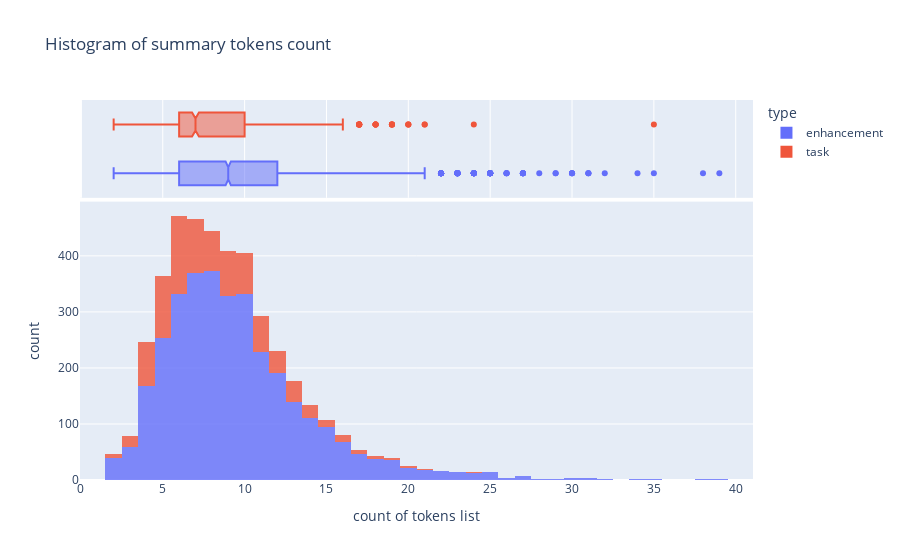

The notebook cell saved with this chart:
### Code cell
fig = px.histogram(df, x="tokens_list_length", color="type",
                    marginal="box",
                   title='Histogram of summary tokens count',
                   labels={'tokens_list_length':'count of tokens list'}, # can specify one label per df column
                   opacity=0.8,)
fig.show()

### Figure 1 — Plotly figure (JSON) as saved in the notebook; plotly's stock layout.template omitted (floating-point values rounded to 4 significant figures; data arrays with more than 128 entries replaced by an {"elided": "..."} marker saying what was removed)
{"data": [{"alignmentgroup": "True", "bingroup": "x", "hovertemplate": "type=enhancement<br>count of tokens list=%{x}<br>count=%{y}<extra></extra>", "legendgroup": "enhancement", "marker": {"color": "#636efa", "opacity": 0.8, "pattern": {"shape": ""}}, "name": "enhancement", "offsetgroup": "enhancement", "orientation": "v", "showlegend": true, "type": "histogram", "x": {"elided": "3327 int values"}, "xaxis": "x", "yaxis": "y"}, {"alignmentgroup": "True", "hovertemplate": "type=enhancement<br>count of tokens list=%{x}<extra></extra>", "legendgroup": "enhancement", "marker": {"color": "#636efa"}, "name": "enhancement", "notched": true, "offsetgroup": "enhancement", "showlegend": false, "type": "box", "x": {"elided": "3327 int values"}, "xaxis": "x2", "yaxis": "y2"}, {"alignmentgroup": "True", "bingroup": "x", "hovertemplate": "type=task<br>count of tokens list=%{x}<br>count=%{y}<extra></extra>", "legendgroup": "task", "marker": {"color": "#EF553B", "opacity": 0.8, "pattern": {"shape": ""}}, "name": "task", "offsetgroup": "task", "orientation": "v", "showlegend": true, "type": "histogram", "x": {"elided": "888 int values"}, "xaxis": "x", "yaxis": "y"}, {"alignmentgroup": "True", "hovertemplate": "type=task<br>count of tokens list=%{x}<extra></extra>", "legendgroup": "task", "marker": {"color": "#EF553B"}, "name": "task", "notched": true, "offsetgroup": "task", "showlegend": false, "type": "box", "x": {"elided": "888 int values"}, "xaxis": "x2", "yaxis": "y2"}], "layout": {"barmode": "relative", "legend": {"title": {"text": "type"}, "tracegroupgap": 0}, "title": {"text": "Histogram of summary tokens count"}, "xaxis": {"anchor": "y", "domain": [0, 1], "title": {"text": "count of tokens list"}}, "xaxis2": {"anchor": "y2", "domain": [0, 1], "matches": "x", "showgrid": true, "showticklabels": false}, "yaxis": {"anchor": "x", "domain": [0, 0.7326], "title": {"text": "count"}}, "yaxis2": {"anchor": "x2", "domain": [0.7426, 1], "matches": "y2", "showgrid": false, "showline": false, "showticklabels": false, "ticks": ""}}}
